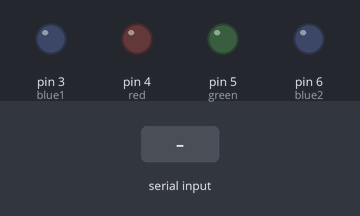
A sketch run on a simulated Arduino Uno, built with avr-gcc and run on an emulated ATmega328P. Shown: output pins drawn as LEDs (lit = HIGH). The inputs (shaded band) are chosen by the test bench. Pins used as bus, display or sensor lines are not drawn.

Above: at 1.2 s.
1.3 s: "r" received over the second serial link
At 1.7 s:
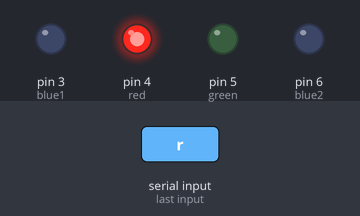
2.9 s: "g" received over the second serial link
At 4.1 s:
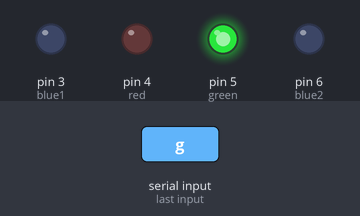
4.5 s: "l" received over the second serial link
At 5.3 s:
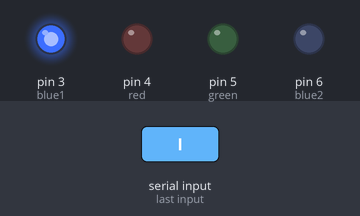
6.1 s: "b" received over the second serial link
At 6.6 s:
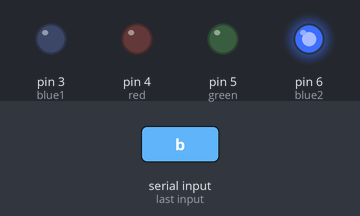
Timing chart, 0 to 8.7 s (numbered marks = the images above; inputs shaded):
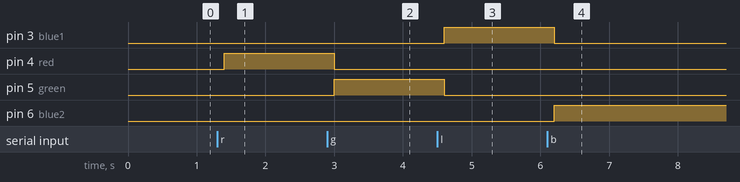

Measured:
- after the input at 1.3 s, pin 4 (red): LOW → HIGH after 0.10 s
- after the input at 2.9 s, pin 4 (red): HIGH → LOW after 0.10 s; pin 5 (green): LOW → HIGH after 0.10 s
- after the input at 4.5 s, pin 3 (blue1): LOW → HIGH after 0.10 s; pin 5 (green): HIGH → LOW after 0.10 s
- after the input at 6.1 s, pin 3 (blue1): HIGH → LOW after 0.10 s; pin 6 (blue2): LOW → HIGH after 0.10 s

The sketch:

test_leds.ino
```cpp
#include <SoftwareSerial.h>
SoftwareSerial leds (12,13);
int key=11;
int blue1=3 , red=4 , green=5 , blue2=6  ;
char data ;

void setup() {
  Serial.begin(9600);
  leds.begin(9600);
 pinMode(blue1,OUTPUT);
 pinMode(red,OUTPUT);
 pinMode(green,OUTPUT);
 pinMode(blue2,OUTPUT);
 pinMode(key,OUTPUT);
}

void loop() {
  digitalWrite(key,HIGH);
  if (leds.available()==1)
  {
    data=leds.read();
    if (data=='r')
    {
      digitalWrite(red,HIGH);
      digitalWrite(blue1,LOW);
      digitalWrite(green,LOW);
      digitalWrite(blue2,LOW);
     }
     else if (data=='g')
    {
      digitalWrite(green,HIGH);
      digitalWrite(blue1,LOW);
      digitalWrite(red,LOW);
      digitalWrite(blue2,LOW);
     }
   else if (data=='l')
    {
      digitalWrite(blue1,HIGH);
      digitalWrite(red,LOW);
      digitalWrite(green,LOW);
      digitalWrite(blue2,LOW);
     }
      else if (data=='b')
    {
      digitalWrite(blue2,HIGH);
      digitalWrite(red,LOW);
      digitalWrite(green,LOW);
      digitalWrite(blue1,LOW);
     }

  }
  delay(200);

}
```
